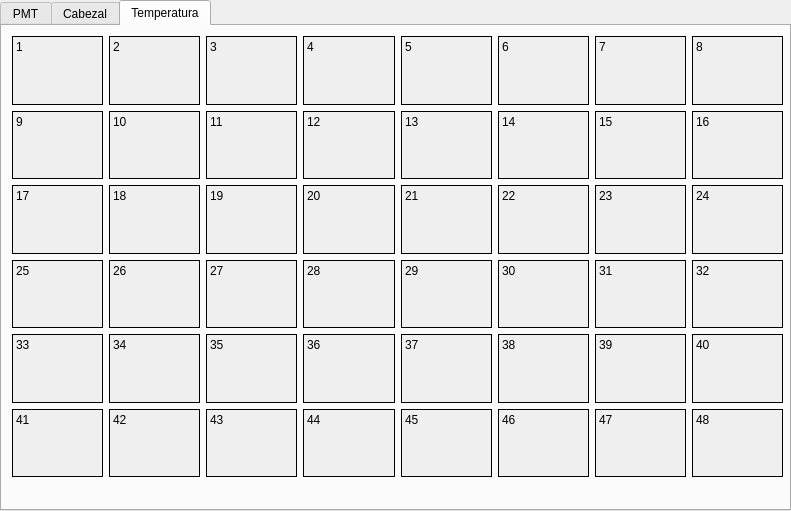
     <widget class="QTabWidget" name="tabWidget_mca">
      <property name="geometry">
       <rect>
        <x>20</x>
        <y>50</y>
        <width>791</width>
        <height>511</height>
       </rect>
      </property>
      <property name="tabShape">
       <enum>QTabWidget::Rounded</enum>
      </property>
      <property name="currentIndex">
       <number>2</number>
      </property>
      <property name="tabsClosable">
       <bool>false</bool>
      </property>
      <property name="movable">
       <bool>false</bool>
      </property>
      <property name="tabBarAutoHide">
       <bool>false</bool>
      </property>
      <widget class="QWidget" name="tab_esp_1">
       <attribute name="title">
        <string>PMT</string>
       </attribute>
       <widget class="QCustomPlot" name="specPMTs" native="true">
        <property name="geometry">
         <rect>
          <x>0</x>
          <y>0</y>
          <width>781</width>
          <height>471</height>
         </rect>
        </property>
        <property name="autoFillBackground">
         <bool>false</bool>
        </property>
       </widget>
      </widget>
      <widget class="QWidget" name="tab_esp_2">
       <attribute name="title">
        <string>Cabezal</string>
       </attribute>
       <widget class="QCustomPlot" name="specHead" native="true">
        <property name="geometry">
         <rect>
          <x>0</x>
          <y>0</y>
          <width>781</width>
          <height>471</height>
         </rect>
        </property>
        <property name="autoFillBackground">
         <bool>false</bool>
        </property>
       </widget>
      </widget>
      <widget class="QWidget" name="tab_esp_3">
       <attribute name="title">
        <string>Temperatura</string>
       </attribute>
       <widget class="QWidget" name="gridLayoutWidget">
        <property name="geometry">
         <rect>
          <x>10</x>
          <y>10</y>
          <width>771</width>
          <height>441</height>
         </rect>
        </property>
        <layout class="QGridLayout" name="gridLayout_2">
         <item row="1" column="0">
          <widget class="QLabel" name="label_pmt_09">
           <property name="autoFillBackground">
            <bool>true</bool>
           </property>
           <property name="frameShape">
            <enum>QFrame::Panel</enum>
           </property>
           <property name="text">
            <string>9</string>
           </property>
           <property name="alignment">
            <set>Qt::AlignLeading|Qt::AlignLeft|Qt::AlignTop</set>
           </property>
          </widget>
         </item>
         <item row="3" column="4">
          <widget class="QLabel" name="label_pmt_29">
           <property name="autoFillBackground">
            <bool>true</bool>
           </property>
           <property name="frameShape">
            <enum>QFrame::Panel</enum>
           </property>
           <property name="text">
            <string>29</string>
           </property>
           <property name="alignment">
            <set>Qt::AlignLeading|Qt::AlignLeft|Qt::AlignTop</set>
           </property>
          </widget>
         </item>
         <item row="4" column="0">
          <widget class="QLabel" name="label_pmt_33">
           <property name="autoFillBackground">
            <bool>true</bool>
           </property>
           <property name="frameShape">
            <enum>QFrame::Panel</enum>
           </property>
           <property name="text">
            <string>33</string>
           </property>
           <property name="alignment">
            <set>Qt::AlignLeading|Qt::AlignLeft|Qt::AlignTop</set>
           </property>
          </widget>
         </item>
         <item row="3" column="1">
          <widget class="QLabel" name="label_pmt_26">
           <property name="autoFillBackground">
            <bool>true</bool>
           </property>
           <property name="frameShape">
            <enum>QFrame::Panel</enum>
           </property>
           <property name="text">
            <string>26</string>
           </property>
           <property name="alignment">
            <set>Qt::AlignLeading|Qt::AlignLeft|Qt::AlignTop</set>
           </property>
          </widget>
         </item>
         <item row="3" column="3">
          <widget class="QLabel" name="label_pmt_28">
           <property name="autoFillBackground">
            <bool>true</bool>
           </property>
           <property name="frameShape">
            <enum>QFrame::Panel</enum>
           </property>
           <property name="text">
            <string>28</string>
           </property>
           <property name="alignment">
            <set>Qt::AlignLeading|Qt::AlignLeft|Qt::AlignTop</set>
           </property>
          </widget>
         </item>
         <item row="2" column="0">
          <widget class="QLabel" name="label_pmt_17">
           <property name="autoFillBackground">
            <bool>true</bool>
           </property>
           <property name="frameShape">
            <enum>QFrame::Panel</enum>
           </property>
           <property name="text">
            <string>17</string>
           </property>
           <property name="alignment">
            <set>Qt::AlignLeading|Qt::AlignLeft|Qt::AlignTop</set>
           </property>
          </widget>
         </item>
         <item row="0" column="0">
          <widget class="QLabel" name="label_pmt_01">
           <property name="autoFillBackground">
            <bool>true</bool>
           </property>
           <property name="frameShape">
            <enum>QFrame::Panel</enum>
           </property>
           <property name="text">
            <string>1</string>
           </property>
           <property name="alignment">
            <set>Qt::AlignLeading|Qt::AlignLeft|Qt::AlignTop</set>
           </property>
          </widget>
         </item>
         <item row="5" column="2">
          <widget class="QLabel" name="label_pmt_43">
           <property name="autoFillBackground">
            <bool>true</bool>
           </property>
           <property name="frameShape">
            <enum>QFrame::Panel</enum>
           </property>
           <property name="text">
            <string>43</string>
           </property>
           <property name="alignment">
            <set>Qt::AlignLeading|Qt::AlignLeft|Qt::AlignTop</set>
           </property>
          </widget>
         </item>
         <item row="3" column="2">
          <widget class="QLabel" name="label_pmt_27">
           <property name="autoFillBackground">
            <bool>true</bool>
           </property>
           <property name="frameShape">
            <enum>QFrame::Panel</enum>
           </property>
           <property name="text">
            <string>27</string>
           </property>
           <property name="alignment">
            <set>Qt::AlignLeading|Qt::AlignLeft|Qt::AlignTop</set>
           </property>
          </widget>
         </item>
         <item row="5" column="3">
          <widget class="QLabel" name="label_pmt_44">
           <property name="autoFillBackground">
            <bool>true</bool>
           </property>
           <property name="frameShape">
            <enum>QFrame::Panel</enum>
           </property>
           <property name="text">
            <string>44</string>
           </property>
           <property name="alignment">
            <set>Qt::AlignLeading|Qt::AlignLeft|Qt::AlignTop</set>
           </property>
          </widget>
         </item>
         <item row="5" column="0">
          <widget class="QLabel" name="label_pmt_41">
           <property name="autoFillBackground">
            <bool>true</bool>
           </property>
           <property name="frameShape">
            <enum>QFrame::Panel</enum>
           </property>
           <property name="text">
            <string>41</string>
           </property>
           <property name="alignment">
            <set>Qt::AlignLeading|Qt::AlignLeft|Qt::AlignTop</set>
           </property>
          </widget>
         </item>
         <item row="1" column="3">
          <widget class="QLabel" name="label_pmt_12">
           <property name="autoFillBackground">
            <bool>true</bool>
           </property>
           <property name="frameShape">
            <enum>QFrame::Panel</enum>
           </property>
           <property name="text">
            <string>12</string>
           </property>
           <property name="alignment">
            <set>Qt::AlignLeading|Qt::AlignLeft|Qt::AlignTop</set>
           </property>
          </widget>
         </item>
         <item row="2" column="1">
          <widget class="QLabel" name="label_pmt_18">
           <property name="autoFillBackground">
            <bool>true</bool>
           </property>
           <property name="frameShape">
            <enum>QFrame::Panel</enum>
           </property>
           <property name="text">
            <string>18</string>
           </property>
           <property name="alignment">
            <set>Qt::AlignLeading|Qt::AlignLeft|Qt::AlignTop</set>
           </property>
          </widget>
         </item>
         <item row="0" column="4">
          <widget class="QLabel" name="label_pmt_05">
           <property name="autoFillBackground">
            <bool>true</bool>
           </property>
           <property name="frameShape">
            <enum>QFrame::Panel</enum>
           </property>
           <property name="text">
            <string>5</string>
           </property>
           <property name="alignment">
            <set>Qt::AlignLeading|Qt::AlignLeft|Qt::AlignTop</set>
           </property>
          </widget>
         </item>
         <item row="4" column="4">
          <widget class="QLabel" name="label_pmt_37">
           <property name="autoFillBackground">
            <bool>true</bool>
           </property>
           <property name="frameShape">
            <enum>QFrame::Panel</enum>
           </property>
           <property name="text">
            <string>37</string>
           </property>
           <property name="alignment">
            <set>Qt::AlignLeading|Qt::AlignLeft|Qt::AlignTop</set>
           </property>
          </widget>
         </item>
         <item row="5" column="5">
          <widget class="QLabel" name="label_pmt_46">
           <property name="autoFillBackground">
            <bool>true</bool>
           </property>
           <property name="frameShape">
            <enum>QFrame::Panel</enum>
           </property>
           <property name="text">
            <string>46</string>
           </property>
           <property name="alignment">
            <set>Qt::AlignLeading|Qt::AlignLeft|Qt::AlignTop</set>
           </property>
          </widget>
         </item>
         <item row="1" column="6">
          <widget class="QLabel" name="label_pmt_15">
           <property name="autoFillBackground">
            <bool>true</bool>
           </property>
           <property name="frameShape">
            <enum>QFrame::Panel</enum>
           </property>
           <property name="text">
            <string>15</string>
           </property>
           <property name="alignment">
            <set>Qt::AlignLeading|Qt::AlignLeft|Qt::AlignTop</set>
           </property>
          </widget>
         </item>
         <item row="0" column="6">
          <widget class="QLabel" name="label_pmt_07">
           <property name="autoFillBackground">
            <bool>true</bool>
           </property>
           <property name="frameShape">
            <enum>QFrame::Panel</enum>
           </property>
           <property name="text">
            <string>7</string>
           </property>
           <property name="alignment">
            <set>Qt::AlignLeading|Qt::AlignLeft|Qt::AlignTop</set>
           </property>
          </widget>
         </item>
         <item row="2" column="4">
          <widget class="QLabel" name="label_pmt_21">
           <property name="autoFillBackground">
            <bool>true</bool>
           </property>
           <property name="frameShape">
            <enum>QFrame::Panel</enum>
           </property>
           <property name="text">
            <string>21</string>
           </property>
           <property name="alignment">
            <set>Qt::AlignLeading|Qt::AlignLeft|Qt::AlignTop</set>
           </property>
          </widget>
         </item>
         <item row="4" column="1">
          <widget class="QLabel" name="label_pmt_34">
           <property name="autoFillBackground">
            <bool>true</bool>
           </property>
           <property name="frameShape">
            <enum>QFrame::Panel</enum>
           </property>
           <property name="text">
            <string>34</string>
           </property>
           <property name="alignment">
            <set>Qt::AlignLeading|Qt::AlignLeft|Qt::AlignTop</set>
           </property>
          </widget>
         </item>
         <item row="0" column="5">
          <widget class="QLabel" name="label_pmt_06">
           <property name="autoFillBackground">
            <bool>true</bool>
           </property>
           <property name="frameShape">
            <enum>QFrame::Panel</enum>
           </property>
           <property name="text">
            <string>6</string>
           </property>
           <property name="alignment">
            <set>Qt::AlignLeading|Qt::AlignLeft|Qt::AlignTop</set>
           </property>
          </widget>
         </item>
         <item row="2" column="5">
          <widget class="QLabel" name="label_pmt_22">
           <property name="autoFillBackground">
            <bool>true</bool>
           </property>
           <property name="frameShape">
            <enum>QFrame::Panel</enum>
           </property>
           <property name="text">
            <string>22</string>
           </property>
           <property name="alignment">
            <set>Qt::AlignLeading|Qt::AlignLeft|Qt::AlignTop</set>
           </property>
          </widget>
         </item>
         <item row="4" column="3">
          <widget class="QLabel" name="label_pmt_36">
           <property name="autoFillBackground">
            <bool>true</bool>
           </property>
           <property name="frameShape">
            <enum>QFrame::Panel</enum>
           </property>
           <property name="text">
            <string>36</string>
           </property>
           <property name="alignment">
            <set>Qt::AlignLeading|Qt::AlignLeft|Qt::AlignTop</set>
           </property>
          </widget>
         </item>
         <item row="3" column="0">
          <widget class="QLabel" name="label_pmt_25">
           <property name="autoFillBackground">
            <bool>true</bool>
           </property>
           <property name="frameShape">
            <enum>QFrame::Panel</enum>
           </property>
           <property name="text">
            <string>25</string>
           </property>
           <property name="alignment">
            <set>Qt::AlignLeading|Qt::AlignLeft|Qt::AlignTop</set>
           </property>
          </widget>
         </item>
         <item row="4" column="2">
          <widget class="QLabel" name="label_pmt_35">
           <property name="autoFillBackground">
            <bool>true</bool>
           </property>
           <property name="frameShape">
            <enum>QFrame::Panel</enum>
           </property>
           <property name="text">
            <string>35</string>
           </property>
           <property name="alignment">
            <set>Qt::AlignLeading|Qt::AlignLeft|Qt::AlignTop</set>
           </property>
          </widget>
         </item>
         <item row="5" column="1">
          <widget class="QLabel" name="label_pmt_42">
           <property name="autoFillBackground">
            <bool>true</bool>
           </property>
           <property name="frameShape">
            <enum>QFrame::Panel</enum>
           </property>
           <property name="text">
            <string>42</string>
           </property>
           <property name="alignment">
            <set>Qt::AlignLeading|Qt::AlignLeft|Qt::AlignTop</set>
           </property>
          </widget>
         </item>
         <item row="0" column="1">
          <widget class="QLabel" name="label_pmt_02">
           <property name="autoFillBackground">
            <bool>true</bool>
           </property>
           <property name="frameShape">
            <enum>QFrame::Panel</enum>
           </property>
           <property name="text">
            <string>2</string>
           </property>
           <property name="alignment">
            <set>Qt::AlignLeading|Qt::AlignLeft|Qt::AlignTop</set>
           </property>
          </widget>
         </item>
         <item row="2" column="2">
          <widget class="QLabel" name="label_pmt_19">
           <property name="autoFillBackground">
            <bool>true</bool>
           </property>
           <property name="frameShape">
            <enum>QFrame::Panel</enum>
           </property>
           <property name="text">
            <string>19</string>
           </property>
           <property name="alignment">
            <set>Qt::AlignLeading|Qt::AlignLeft|Qt::AlignTop</set>
           </property>
          </widget>
         </item>
         <item row="2" column="3">
          <widget class="QLabel" name="label_pmt_20">
           <property name="autoFillBackground">
            <bool>true</bool>
           </property>
           <property name="frameShape">
            <enum>QFrame::Panel</enum>
           </property>
           <property name="text">
            <string>20</string>
           </property>
           <property name="alignment">
            <set>Qt::AlignLeading|Qt::AlignLeft|Qt::AlignTop</set>
           </property>
          </widget>
         </item>
         <item row="5" column="4">
          <widget class="QLabel" name="label_pmt_45">
           <property name="autoFillBackground">
            <bool>true</bool>
           </property>
           <property name="frameShape">
            <enum>QFrame::Panel</enum>
           </property>
           <property name="text">
            <string>45</string>
           </property>
           <property name="alignment">
            <set>Qt::AlignLeading|Qt::AlignLeft|Qt::AlignTop</set>
           </property>
          </widget>
         </item>
         <item row="1" column="5">
          <widget class="QLabel" name="label_pmt_14">
           <property name="autoFillBackground">
            <bool>true</bool>
           </property>
           <property name="frameShape">
            <enum>QFrame::Panel</enum>
           </property>
           <property name="text">
            <string>14</string>
           </property>
           <property name="alignment">
            <set>Qt::AlignLeading|Qt::AlignLeft|Qt::AlignTop</set>
           </property>
          </widget>
         </item>
         <item row="2" column="6">
          <widget class="QLabel" name="label_pmt_23">
           <property name="autoFillBackground">
            <bool>true</bool>
           </property>
           <property name="frameShape">
            <enum>QFrame::Panel</enum>
           </property>
           <property name="text">
            <string>23</string>
           </property>
           <property name="alignment">
            <set>Qt::AlignLeading|Qt::AlignLeft|Qt::AlignTop</set>
           </property>
          </widget>
         </item>
         <item row="4" column="6">
          <widget class="QLabel" name="label_pmt_39">
           <property name="autoFillBackground">
            <bool>true</bool>
           </property>
           <property name="frameShape">
            <enum>QFrame::Panel</enum>
           </property>
           <property name="text">
            <string>39</string>
           </property>
           <property name="alignment">
            <set>Qt::AlignLeading|Qt::AlignLeft|Qt::AlignTop</set>
           </property>
          </widget>
         </item>
         <item row="3" column="6">
          <widget class="QLabel" name="label_pmt_31">
           <property name="autoFillBackground">
            <bool>true</bool>
           </property>
           <property name="frameShape">
            <enum>QFrame::Panel</enum>
           </property>
           <property name="text">
            <string>31</string>
           </property>
           <property name="alignment">
            <set>Qt::AlignLeading|Qt::AlignLeft|Qt::AlignTop</set>
           </property>
          </widget>
         </item>
         <item row="3" column="5">
          <widget class="QLabel" name="label_pmt_30">
           <property name="autoFillBackground">
            <bool>true</bool>
           </property>
           <property name="frameShape">
            <enum>QFrame::Panel</enum>
           </property>
           <property name="text">
            <string>30</string>
           </property>
           <property name="alignment">
            <set>Qt::AlignLeading|Qt::AlignLeft|Qt::AlignTop</set>
           </property>
          </widget>
         </item>
         <item row="4" column="5">
          <widget class="QLabel" name="label_pmt_38">
           <property name="autoFillBackground">
            <bool>true</bool>
           </property>
           <property name="frameShape">
            <enum>QFrame::Panel</enum>
           </property>
           <property name="text">
            <string>38</string>
           </property>
           <property name="alignment">
            <set>Qt::AlignLeading|Qt::AlignLeft|Qt::AlignTop</set>
           </property>
          </widget>
         </item>
         <item row="1" column="1">
          <widget class="QLabel" name="label_pmt_10">
           <property name="autoFillBackground">
            <bool>true</bool>
           </property>
           <property name="frameShape">
            <enum>QFrame::Panel</enum>
           </property>
           <property name="text">
            <string>10</string>
           </property>
           <property name="alignment">
            <set>Qt::AlignLeading|Qt::AlignLeft|Qt::AlignTop</set>
           </property>
          </widget>
         </item>
         <item row="5" column="6">
          <widget class="QLabel" name="label_pmt_47">
           <property name="autoFillBackground">
            <bool>true</bool>
           </property>
           <property name="frameShape">
            <enum>QFrame::Panel</enum>
           </property>
           <property name="text">
            <string>47</string>
           </property>
           <property name="alignment">
            <set>Qt::AlignLeading|Qt::AlignLeft|Qt::AlignTop</set>
           </property>
          </widget>
         </item>
         <item row="1" column="4">
          <widget class="QLabel" name="label_pmt_13">
           <property name="autoFillBackground">
            <bool>true</bool>
           </property>
           <property name="frameShape">
            <enum>QFrame::Panel</enum>
           </property>
           <property name="text">
            <string>13</string>
           </property>
           <property name="alignment">
            <set>Qt::AlignLeading|Qt::AlignLeft|Qt::AlignTop</set>
           </property>
          </widget>
         </item>
         <item row="1" column="2">
          <widget class="QLabel" name="label_pmt_11">
           <property name="autoFillBackground">
            <bool>true</bool>
           </property>
           <property name="frameShape">
            <enum>QFrame::Panel</enum>
           </property>
           <property name="text">
            <string>11</string>
           </property>
           <property name="alignment">
            <set>Qt::AlignLeading|Qt::AlignLeft|Qt::AlignTop</set>
           </property>
          </widget>
         </item>
         <item row="0" column="3">
          <widget class="QLabel" name="label_pmt_04">
           <property name="autoFillBackground">
            <bool>true</bool>
           </property>
           <property name="frameShape">
            <enum>QFrame::Panel</enum>
           </property>
           <property name="text">
            <string>4</string>
           </property>
           <property name="alignment">
            <set>Qt::AlignLeading|Qt::AlignLeft|Qt::AlignTop</set>
           </property>
          </widget>
         </item>
         <item row="0" column="2">
          <widget class="QLabel" name="label_pmt_03">
           <property name="autoFillBackground">
            <bool>true</bool>
           </property>
           <property name="frameShape">
            <enum>QFrame::Panel</enum>
           </property>
           <property name="text">
            <string>3</string>
           </property>
           <property name="alignment">
            <set>Qt::AlignLeading|Qt::AlignLeft|Qt::AlignTop</set>
           </property>
          </widget>
         </item>
         <item row="1" column="7">
          <widget class="QLabel" name="label_pmt_16">
           <property name="autoFillBackground">
            <bool>true</bool>
           </property>
           <property name="frameShape">
            <enum>QFrame::Panel</enum>
           </property>
           <property name="text">
            <string>16</string>
           </property>
           <property name="alignment">
            <set>Qt::AlignLeading|Qt::AlignLeft|Qt::AlignTop</set>
           </property>
          </widget>
         </item>
         <item row="0" column="7">
          <widget class="QLabel" name="label_pmt_08">
           <property name="autoFillBackground">
            <bool>true</bool>
           </property>
           <property name="frameShape">
            <enum>QFrame::Panel</enum>
           </property>
           <property name="text">
            <string>8</string>
           </property>
           <property name="alignment">
            <set>Qt::AlignLeading|Qt::AlignLeft|Qt::AlignTop</set>
           </property>
          </widget>
         </item>
         <item row="2" column="7">
          <widget class="QLabel" name="label_pmt_24">
           <property name="autoFillBackground">
            <bool>true</bool>
           </property>
           <property name="frameShape">
            <enum>QFrame::Panel</enum>
           </property>
           <property name="text">
            <string>24</string>
           </property>
           <property name="alignment">
            <set>Qt::AlignLeading|Qt::AlignLeft|Qt::AlignTop</set>
           </property>
          </widget>
         </item>
         <item row="3" column="7">
          <widget class="QLabel" name="label_pmt_32">
           <property name="autoFillBackground">
            <bool>true</bool>
           </property>
           <property name="frameShape">
            <enum>QFrame::Panel</enum>
           </property>
           <property name="text">
            <string>32</string>
           </property>
           <property name="alignment">
            <set>Qt::AlignLeading|Qt::AlignLeft|Qt::AlignTop</set>
           </property>
          </widget>
         </item>
         <item row="4" column="7">
          <widget class="QLabel" name="label_pmt_40">
           <property name="autoFillBackground">
            <bool>true</bool>
           </property>
           <property name="frameShape">
            <enum>QFrame::Panel</enum>
           </property>
           <property name="text">
            <string>40</string>
           </property>
           <property name="alignment">
            <set>Qt::AlignLeading|Qt::AlignLeft|Qt::AlignTop</set>
           </property>
          </widget>
         </item>
         <item row="5" column="7">
          <widget class="QLabel" name="label_pmt_48">
           <property name="autoFillBackground">
            <bool>true</bool>
           </property>
           <property name="frameShape">
            <enum>QFrame::Panel</enum>
           </property>
           <property name="text">
            <string>48</string>
           </property>
           <property name="alignment">
            <set>Qt::AlignLeading|Qt::AlignLeft|Qt::AlignTop</set>
           </property>
          </widget>
         </item>
        </layout>
       </widget>
      </widget>
     </widget>
